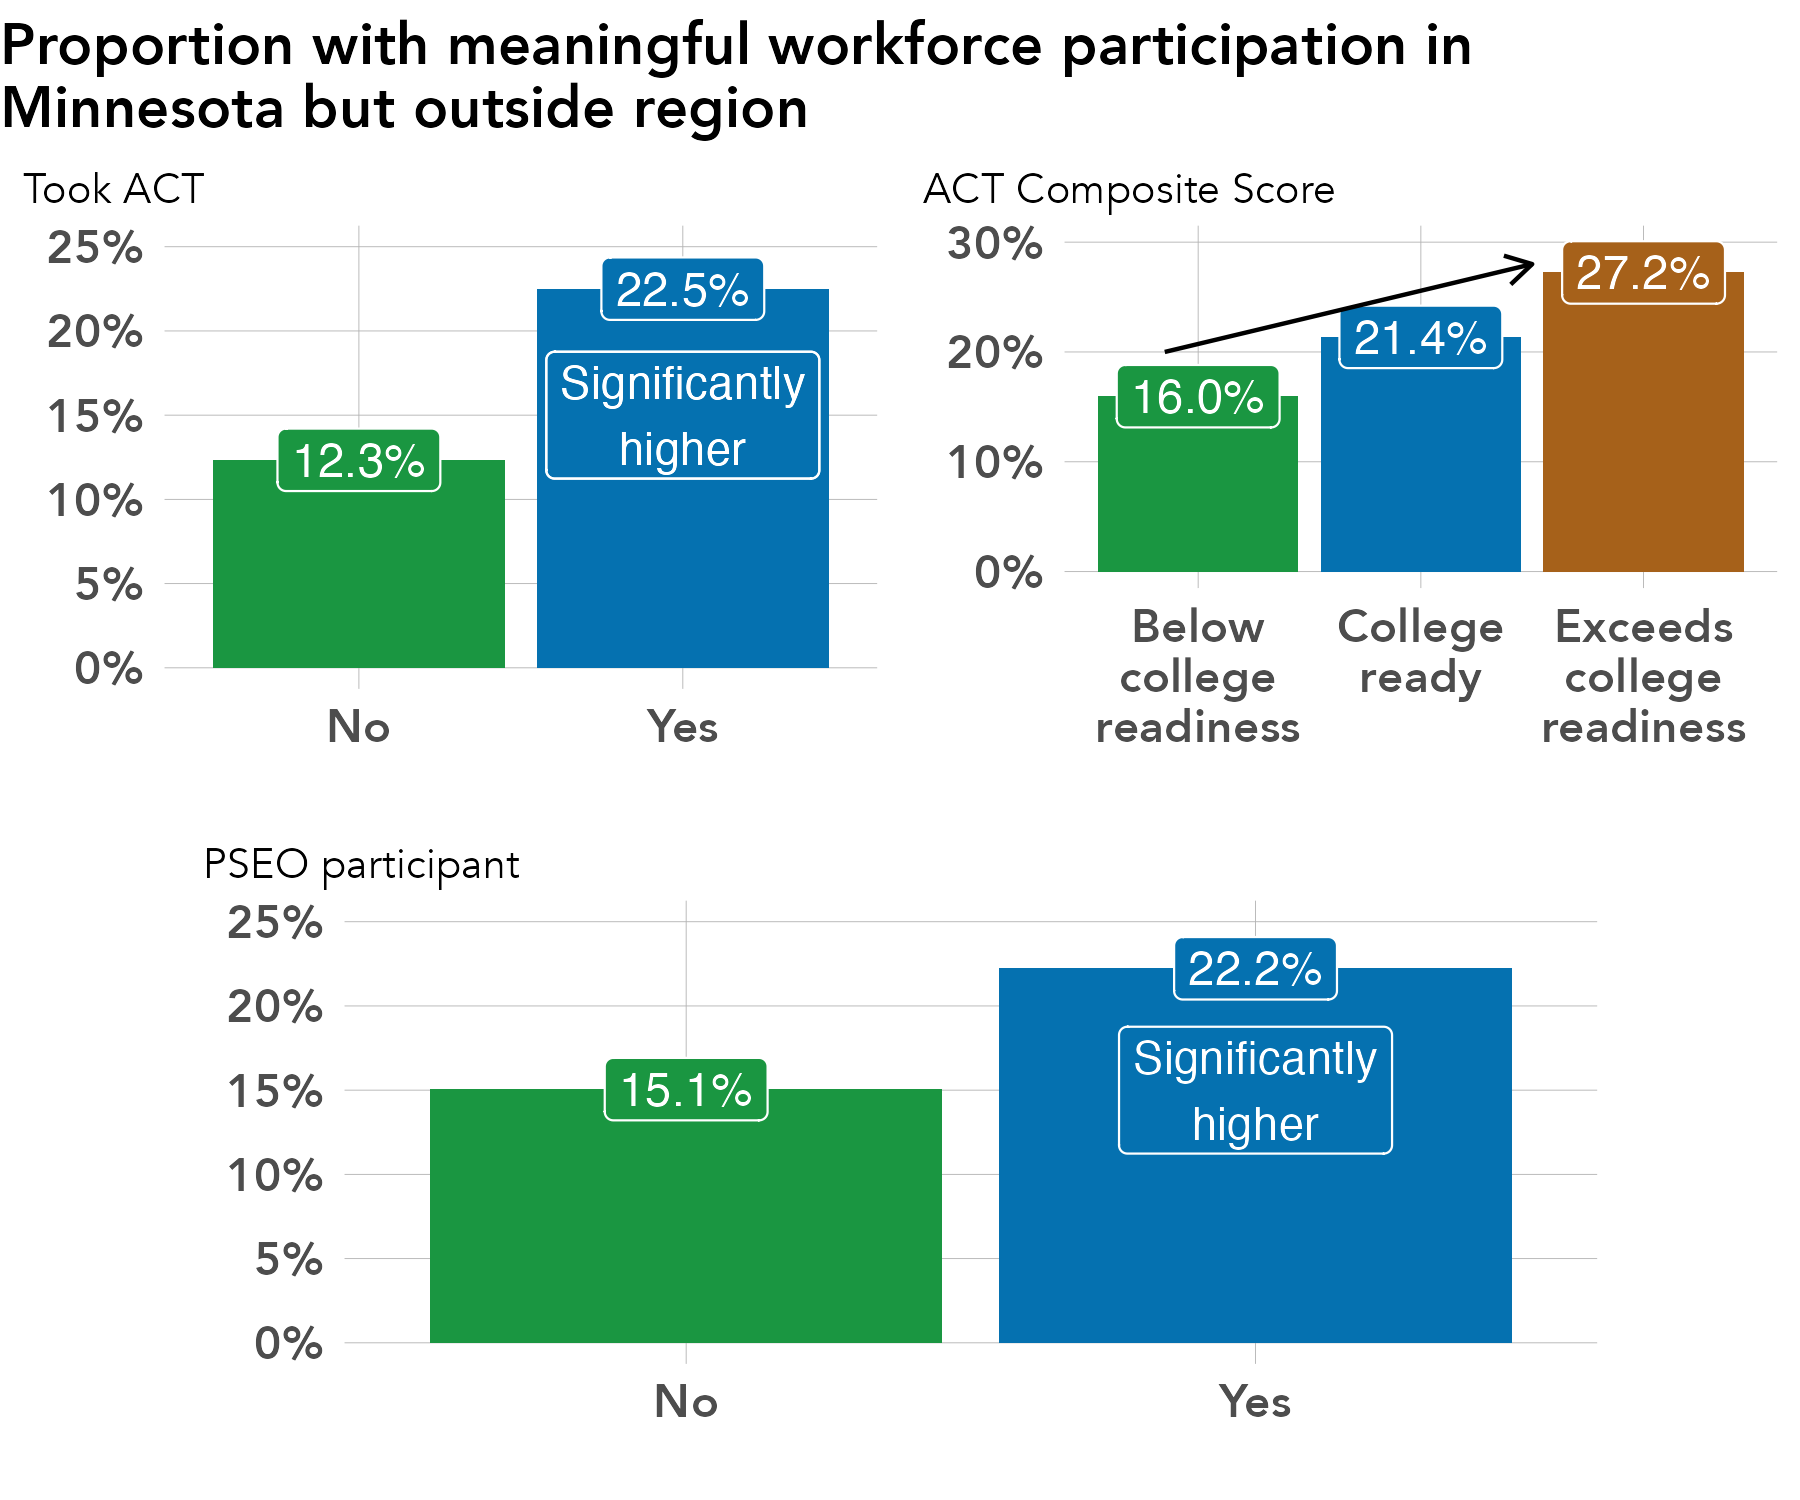

R code for this plot:
# library -----------------------------------------------------------------
library(tidyverse)
library(sf)
library(ggrepel)
library(scales)
library(ggiraph)
library(rmapshaper)
library(cowplot)
library(RColorBrewer)
library(readxl)
library(lubridate)
library(readxl)
library(systemfonts)
reset_font_cache()
library(ggtext)
library(janitor)
library(cowplot)


rm(list = ls())

# themes ------------------------------------------------------------------
theme_bar <- theme_bw() +
  theme(panel.grid.major = element_line(color = "grey70", size = 0.1),
        panel.grid.minor = element_blank(),
        axis.ticks = element_blank(),
        axis.text = element_text(face = "bold"),
        panel.border = element_blank(),
        legend.background = element_rect(fill = "transparent", color = "transparent"),
        legend.key = element_rect(fill = "transparent"),
        legend.key.size = unit(1, "lines"),
        legend.margin = margin(0,0,0,0),
        legend.title = element_blank(),
        legend.text = element_text(margin = margin(l = 2)),
        text = element_text(family = "Avenir") ,
        plot.title.position = "plot",
        plot.title = element_text(face = "bold"))

theme_line <- theme_bw() +
  theme(legend.background = element_rect(fill = "transparent", color = "transparent"),
        legend.key = element_rect(fill = "transparent"),
        legend.text = element_text(margin = margin(l = 2)),
        panel.grid.minor = element_blank(),
        panel.grid.major = element_line(color = "grey70", size = 0.1),
        axis.ticks = element_blank(),
        axis.text = element_text(face = "bold"),
        panel.border = element_blank(),
        legend.margin = margin(0,0,0,0),
        legend.key.size = unit(1, "lines"),
        text = element_text(family = "Avenir") ,
        plot.title.position = "plot",
        plot.title = element_text(face = "bold"))


theme_sf <- theme_bw() +
  theme(axis.text.x=element_blank(),
        axis.text.y=element_blank(),
        axis.ticks=element_blank(),
        panel.background = element_blank(),
        panel.grid.major = element_line(color = "white"),
        panel.border = element_blank(),
        legend.title = element_blank(),
        legend.text = element_text(margin = margin(l = 2)),
        legend.margin = margin(0,0,0,0),
        legend.key.size = unit(1, "lines"),
        text = element_text(family = "Avenir") ,
        plot.title.position = "plot",
        plot.title = element_text(face = "bold"))

regions <- read_csv("/Users/kellyasche/Library/CloudStorage/GoogleDrive-kasche@ruralmn.org/My Drive/Data Prep/R Projects/Join docs/county_regions.csv") %>%
  select(5,6) %>%
  unique() %>%
  mutate(edr = str_replace(edr, "  ", " "),
         planning.region = str_replace(planning.region, " Minnesota", ""),
         planning.region = fct_relevel(planning.region, "Northwest", "Northeast", "Central", "Seven County Mpls-St Paul", "Southwest", "Southeast"),
         edr = fct_relevel(edr, "EDR 1 - Northwest", "EDR 2 - Headwaters", "EDR 3 - Arrowhead", "EDR 4 - West Central", "EDR 5 - North Central", "EDR 6E- Southwest Central", "EDR 6W- Upper Minnesota Valley", "EDR 7E- East Central", "EDR 7W- Central", "EDR 8 - Southwest", "EDR 9 - South Central", "EDR 10 - Southeast", "EDR 11 - 7 County Twin Cities", "Minnesota"))

counties.regions <- read_csv("/Users/kellyasche/Library/CloudStorage/GoogleDrive-kasche@ruralmn.org/My Drive/Data Prep/R Projects/Join docs/county_regions.csv") %>%
  mutate(countyfp = formatC(countyfp, width = 3, flag = "0"),
         Name = str_to_title(Name),
         Name = str_replace(Name, "Q", "q"),
         Name = str_replace(Name, "Of The", "of the"),
         Name = str_replace(Name, "Mcleod", "McLeod"),
         Dem_Desc = ifelse(Name == "Minnesota", "Minnesota", Dem_Desc) ,
         edr = str_replace(edr, "  ", " "),
         planning.region = str_replace(planning.region, " Minnesota", ""),
         planning.region = fct_relevel(planning.region, "Northwest", "Northeast", "Central", "Seven County Mpls-St Paul", "Southwest", "Southeast"),
         edr = fct_relevel(edr, "EDR 1 - Northwest", "EDR 2 - Headwaters", "EDR 3 - Arrowhead", "EDR 4 - West Central", "EDR 5 - North Central", "EDR 6E- Southwest Central", "EDR 6W- Upper Minnesota Valley", "EDR 7E- East Central", "EDR 7W- Central", "EDR 8 - Southwest", "EDR 9 - South Central", "EDR 10 - Southeast", "EDR 11 - 7 County Twin Cities", "Minnesota"))

color.ruca <- c("Entirely rural" = "#009933", "Town/rural mix" = "#99CC33", "Urban/town/rural mix" = "#CC9966", "Entirely urban" = "#754C29", "Minnesota" = "black")

color.pr <- c("Northwest" = "#4575b4","Northeast" = "grey", "Central" = "#fee090", "Seven County Mpls-St Paul" = "#d73027", "Southwest" = "#91bfdb", "Southeast" = "#fc8d59", "Minnesota" = "black")

color.edr <- c("EDR 1 - Northwest" = "#b3cde3", "EDR 2 - Headwaters" = "#8c96c6", "EDR 3 - Arrowhead" = "#fe9929", "EDR 4 - West Central" = "#8856a7", "EDR 5 - North Central" = "#810f7c", "EDR 6E- Southwest Central" = "#e5f5f9", "EDR 6W- Upper Minnesota Valley" = "#bdc9e1", "EDR 7E- East Central" = "#99d8c9", "EDR 7W- Central" = "#2ca25f", "EDR 8 - Southwest" = "#74a9cf", "EDR 9 - South Central" = "#0570b0", "EDR 10 - Southeast" = "#d7301f", "EDR 11 - 7 County Twin Cities" = "#d8b365", "Minnesota" = "black")

color.pr.edr <- c ("Northwest" = "#4575b4","Northeast" = "#e0f3f8", "Central" = "#fee090", "Seven County Mpls-St Paul" = "#d73027", "Southwest" = "#91bfdb", "Southeast" = "#fc8d59", "Minnesota" = "black", "EDR 1 - Northwest" = "#b3cde3", "EDR 2 - Headwaters" = "#8c96c6", "EDR 3 - Arrowhead" = "#fe9929", "EDR 4 - West Central" = "#8856a7", "EDR 5 - North Central" = "#810f7c", "EDR 6E- Southwest Central" = "#e5f5f9", "EDR 6W- Upper Minnesota Valley" = "#bdc9e1", "EDR 7E- East Central" = "#99d8c9", "EDR 7W- Central" = "#2ca25f", "EDR 8 - Southwest" = "#74a9cf", "EDR 9 - South Central" = "#0570b0", "EDR 10 - Southeast" = "#d7301f", "EDR 11 - 7 County Twin Cities" = "#d8b365")

color.six <- c("#009933", "#4575b4", "grey", "#fee090", "#fc8d59", "#d73027")

mn_counties <- st_read("/Users/kellyasche/Library/CloudStorage/GoogleDrive-kasche@ruralmn.org/My Drive/Data Prep/R Projects/Shapefiles/County shapefiles/MNCounties_MNDOT.shp", quiet = TRUE) %>%
  ms_simplify(keep = .01, keep_shapes = TRUE) %>%
  rename("countyfp" = "FIPS_CODE")

counties.regions.1 <- counties.regions %>%
  mutate(statefp = "27",
         project.pr = ifelse(edr %in% c("EDR 1 - Northwest", "EDR 2 - Headwaters", "EDR 4 - West Central"), "Northwest",
                             ifelse(edr == "EDR 3 - Arrowhead", "Northeast",
                                    ifelse(edr %in% c("EDR 5 - North Central", "EDR 7E- East Central", "EDR 7W- Central"), "Central",
                                           ifelse(edr %in% c("EDR 6E- Southwest Central", "EDR 6W- Upper Minnesota Valley", "EDR 8 - Southwest"), "Southwest",
                                                  ifelse(edr %in% c("EDR 9 - South Central", "EDR 10 - Southeast"), "Southern", as.character(planning.region)))))),
         project.pr = fct_relevel(project.pr, "Northwest", "Northeast", "Central", "Seven County Mpls-St Paul", "Southwest", "Southern"))

# Prep data ---------------------------------------------------------------

original <- read_csv("Data/SLEDS/Masters/Master-report-dataset.csv")

names(original)

data.act <- original %>%
  select(grad.year.5, took.ACT) %>%
  filter(grad.year.5 != "After 2023") %>%
  filter(grad.year.5 != "Attending ps") %>%
  filter(!is.na(took.ACT)) %>%
  group_by(took.ACT, grad.year.5) %>%
  summarize(n = n()) %>%
  ungroup() %>%
  group_by(took.ACT) %>%
  mutate(pct = n / sum(n)) %>%
  ungroup() %>%
  mutate(grad.year.5 = str_replace(grad.year.5, "No MN emp record, not attending ps", "No MN emp record"),
         grad.year.5 = str_replace(grad.year.5, "Not meaningful, not attending ps", "Not meaningful"),
         grad.year.5 = str_replace(grad.year.5, "Meaningful WF - Northeast", "Meaningful WF - NE"),
         grad.year.5 = fct_relevel(grad.year.5, "Meaningful WF - NE", "Meaningful WF - MN", "Not meaningful", "No MN emp record")) 

names(data.act)

data.ACTCompositeScore <- original %>%
  select(grad.year.5, ACTCompositeScore) %>%
  filter(grad.year.5 != "After 2023") %>%
  filter(grad.year.5 != "Attending ps") %>%
  filter(!is.na(ACTCompositeScore)) %>%
  mutate(ACTCompositeScore.cat = ifelse(ACTCompositeScore < 18, "Below college readiness",
                                        ifelse(ACTCompositeScore > 17 & ACTCompositeScore < 24, "College ready",
                                               ifelse(ACTCompositeScore > 23, "Exceeds college readiness", ACTCompositeScore)))) %>%
  group_by(ACTCompositeScore.cat, grad.year.5) %>%
  summarize(n = n()) %>%
  ungroup() %>%
  group_by(ACTCompositeScore.cat) %>%
  mutate(pct = n / sum(n)) %>%
  ungroup() %>%
  mutate(grad.year.5 = str_replace(grad.year.5, "No MN emp record, not attending ps", "No MN emp record"),
         grad.year.5 = str_replace(grad.year.5, "Not meaningful, not attending ps", "Not meaningful"),
         grad.year.5 = str_replace(grad.year.5, "Meaningful WF - Northeast", "Meaningful WF - NE"),
         grad.year.5 = fct_relevel(grad.year.5, "Meaningful WF - NE", "Meaningful WF - MN", "Not meaningful", "No MN emp record")) 

data.pseo <- original %>%
  select(grad.year.5, pseo.participant) %>%
  filter(grad.year.5 != "After 2023") %>%
  filter(grad.year.5 != "Attending ps") %>%
  filter(!is.na(pseo.participant)) %>%
  mutate(pseo.participant = ifelse(pseo.participant == 1, "Yes", "No")) %>%
  group_by(pseo.participant, grad.year.5) %>%
  summarize(n = n()) %>%
  ungroup() %>%
  group_by(pseo.participant) %>%
  mutate(pct = n / sum(n)) %>%
  ungroup() %>%
  mutate(grad.year.5 = str_replace(grad.year.5, "No MN emp record, not attending ps", "No MN emp record"),
         grad.year.5 = str_replace(grad.year.5, "Not meaningful, not attending ps", "Not meaningful"),
         grad.year.5 = str_replace(grad.year.5, "Meaningful WF - Northeast", "Meaningful WF - NE"),
         grad.year.5 = fct_relevel(grad.year.5, "Meaningful WF - NE", "Meaningful WF - MN", "Not meaningful", "No MN emp record")) 
  

data.ACTCompositeScore$ACTCompositeScore.cat
# Create chart ------------------------------------------------------------
plot.took.ACT <- ggplot(data = filter(data.act, grad.year.5 == "Meaningful WF - MN"), aes(took.ACT, pct, fill = took.ACT)) +
  geom_col(position = "dodge") +
  geom_label(aes(label = percent(pct, accuracy = .1)), show.legend = FALSE, position = position_dodge(width = .9), color = "white", size = 4) +
  geom_label(aes(x = 2, y = .15, label = "Significantly\nhigher"), color = "white", fill = "transparent") +
  labs(x="", 
       y = "", 
       subtitle = "Took ACT") +
  scale_y_continuous(labels=scales::percent,
                     limits = c(0, .25)) +
  scale_fill_manual(values = c("#1a9641", "#0571b0", "#a6611a", "grey")) +
  theme_bar+
  theme(legend.position = "none",
        text = element_text(size = 14),
        plot.subtitle = element_text(size = 10))

plot.took.ACT

plot.ACTCompositeScore.cat <- ggplot(data = filter(data.ACTCompositeScore, grad.year.5 == "Meaningful WF - MN"), aes(ACTCompositeScore.cat, pct, fill = ACTCompositeScore.cat)) +
  geom_col(position = "dodge") +
  geom_label(aes(label = percent(pct, accuracy = .1)), show.legend = FALSE, position = position_dodge(width = .9), color = "white", size = 4) +
  annotate(geom = "segment",
           x = .85,
           xend = 2.5,
           y = .2,
           yend = .28,
           arrow = arrow(length = unit(.25, "cm"))) +
  labs(x="", 
       y = "", 
       subtitle = "ACT Composite Score") +
  scale_y_continuous(labels=scales::percent,
                     limits = c(0, .3)) +
  scale_x_discrete(labels = c("Below\ncollege\nreadiness", "College\nready", "Exceeds\ncollege\nreadiness")) +
  scale_fill_manual(values = c("#1a9641", "#0571b0", "#a6611a", "grey")) +
  theme_bar+
  theme(legend.position = "none",
        text = element_text(size = 14),
        plot.subtitle = element_text(size = 10))

plot.ACTCompositeScore.cat

plot.pseo <- ggplot(data = filter(data.pseo, grad.year.5 == "Meaningful WF - MN"), aes(pseo.participant, pct, fill = pseo.participant)) +
  geom_col(position = "dodge") +
  geom_label(aes(label = percent(pct, accuracy = .1)), show.legend = FALSE, position = position_dodge(width = .9), color = "white", size = 4) +
  annotate(geom = "label",
           x = 2,
           y = .15,
           label = "Significantly\nhigher",
           fill = "transparent",
           color = "white") +
  labs(x="", 
       y = "", 
       subtitle = "PSEO participant") +
  scale_y_continuous(labels=scales::percent,
                     limits = c(0, .25)) +
  scale_fill_manual(values = c("#1a9641", "#0571b0", "#a6611a", "grey")) +
  theme_bar+
  theme(legend.position = "none",
        text = element_text(size = 14),
        plot.subtitle = element_text(size = 10))

plot.pseo

top <- plot_grid(plot.took.ACT, plot.ACTCompositeScore.cat, ncol = 2, rel_widths = c(1,1))

top

bottom <- plot_grid(NULL, plot.pseo, NULL, ncol = 3, rel_widths = c(.1,.8,.1))

bottom

title <- ggdraw() +
  draw_label("Proportion with meaningful workforce participation in\nMinnesota but outside region",
             fontface = "bold",
             x = 0,
             hjust = 0,
             fontfamily = "Avenir",
             size = 14)

plot_grid(title, top, bottom, rel_heights = c(.1, .45, .45), ncol = 1)

ggsave(filename = "Charts/Paper report/college-prep-wf-mn.pdf", device = cairo_pdf, dpi = "print", width = 6, height = 5)

ggsave(filename = "Charts/Paper report/college-prep-wf-mn.png", dpi = "print", width = 6, height = 5)
